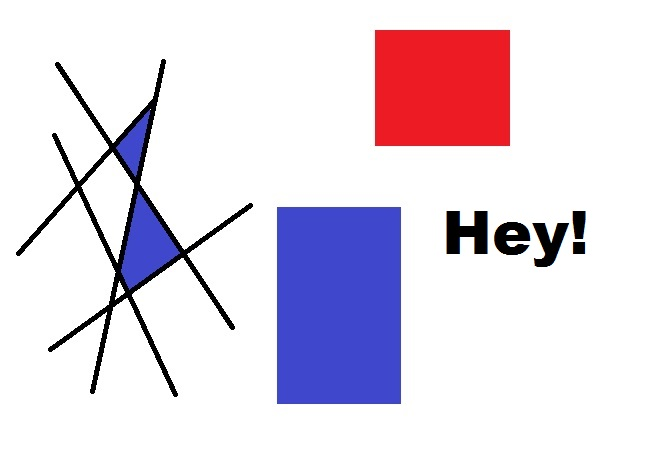
#> input picture opencv-corner-detection-sample.jpg, 653 x 457 px, given in place of the camera
$ python 'Morphological Transformation-OpenCV.py'
#> lines starting #> are read from the running program, lines starting #| are printed output that depends on the picture; after the words box and inside, x2 and y2 are one past the last pixel; in counts of white or black regions, pixels touching at a corner belong together
import cv2
import numpy as np

cap=cv2.VideoCapture(0)

while True:
    _, frame = cap.read()
#> frame is the input picture: shape (457, 653, 3); mean B, G, R 229.7, 216.9, 227
    hsv= cv2.cvtColor(frame,cv2.COLOR_BGR2HSV)
#> hsv: shape (457, 653, 3); mean H, S, V 26.7, 32.8, 240.3
    #hsv hue sat value
    lower_blue=np.array([0,180,100])
    upper_blue=np.array([255,255,255])

    #dark_blue=np.uint8([[[]]])
    mask=cv2.inRange(hsv,lower_blue,upper_blue)
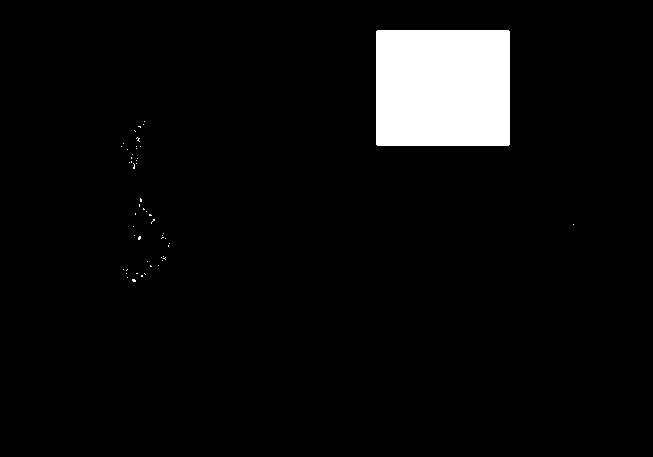
#> mask: shape (457, 653); 5.2% white; 52 white regions (51 under 20 px), largest, box (x1, y1, x2, y2) and area: (376, 30, 510, 146) 15540
    res=cv2.bitwise_and(frame,frame,mask=mask)
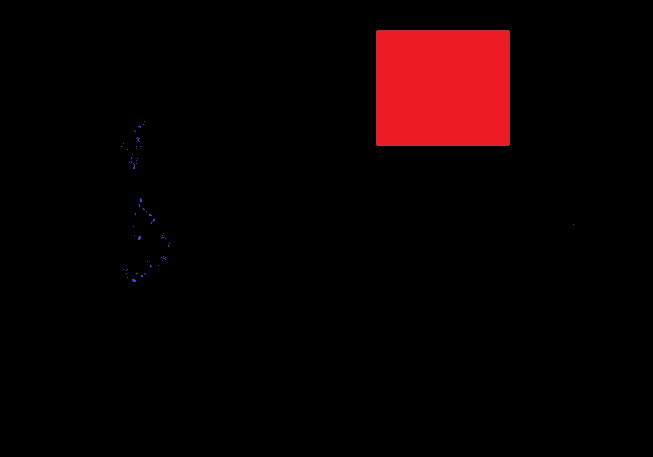
#> res: shape (457, 653, 3); mean B, G, R 2, 1.5, 12.3

    kernel=np.ones((5,5),np.uint8)
    erosion=cv2.erode(mask,kernel,iterations=1)
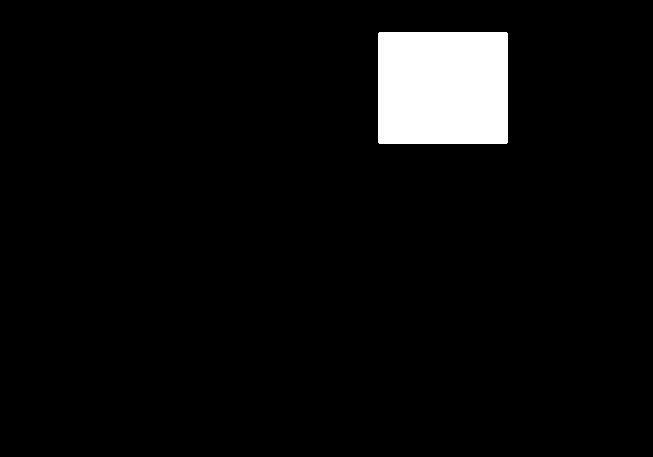
#> erosion: shape (457, 653); 4.9% white; 1 white region, box (x1, y1, x2, y2) and area: (378, 32, 508, 144) 14556
    dialtion=cv2.dilate(mask,kernel,iterations=1)
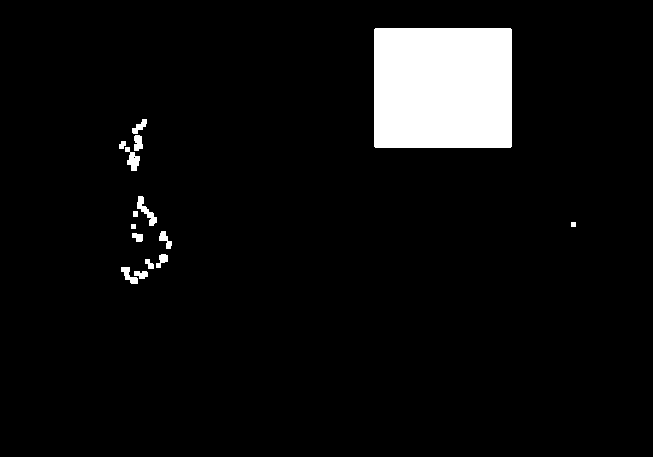
#> dialtion: shape (457, 653); 6% white; 15 white regions, largest, box (x1, y1, x2, y2) and area: (374, 28, 512, 148) 16556, (137, 196, 157, 226) 215, (125, 147, 140, 171) 188

    opening=cv2.morphologyEx(mask,cv2.MORPH_OPEN,kernel)
#> opening: shape (457, 653); 5.2% white; 1 white region, box (x1, y1, x2, y2) and area: (376, 30, 510, 146) 15540
    closing=cv2.morphologyEx(mask,cv2.MORPH_CLOSE,kernel)
#> closing: shape (457, 653); 5.3% white; 36 white regions (33 under 20 px), largest, box (x1, y1, x2, y2) and area: (376, 30, 510, 146) 15540, (129, 157, 137, 169) 37, (136, 137, 141, 149) 23

    #It is the difference between input and opening of image
#> (the run stopped early here; a loop or call above may not have finished)
